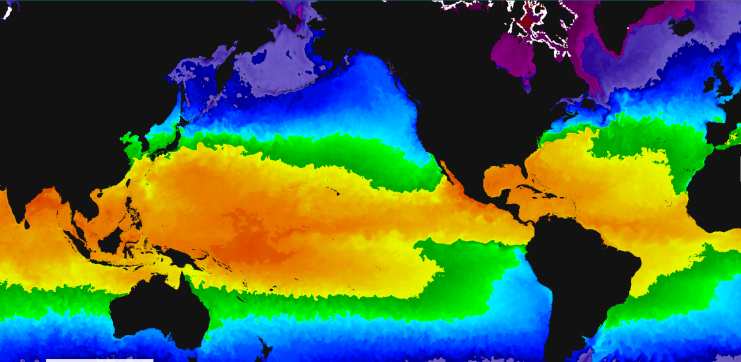
#> input picture data/tem2018.png, 1482 x 723 px, found by its file name (shown at 1/2 size)
$ python temTend.py
#> lines starting #> are read from the running program, lines starting #| are printed output that depends on the picture
from typing import Sized
import matplotlib.pyplot as plt
import cv2
import numpy as np

plt.rcParams['font.sans-serif']=['SimHei']
plt.rcParams['axes.unicode_minus'] = False

tem2018 = cv2.imread(r"D:/Program/reefStudy/data/tem2018.png",0)
#> tem2018: shape (723, 1482); min 0, max 255, mean 106.4
tem2019 = cv2.imread(r"D:/Program/reefStudy/data/tem2019.png",0)
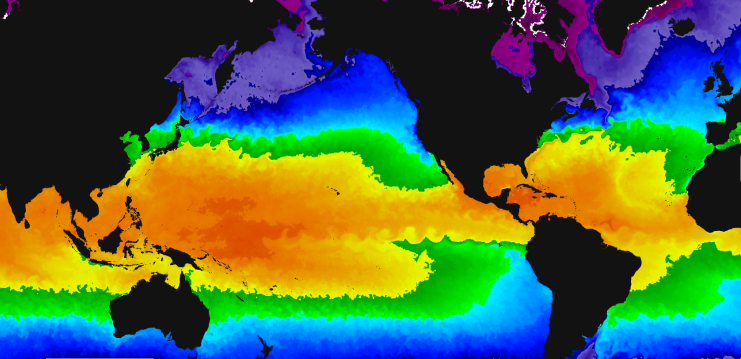
#> input picture data/tem2019.png, 1482 x 718 px, found by its file name (shown at 1/2 size)
#> tem2019: shape (718, 1482); min 0, max 255, mean 106.2
tem2020 = cv2.imread(r"D:/Program/reefStudy/data/tem2020.png",0)
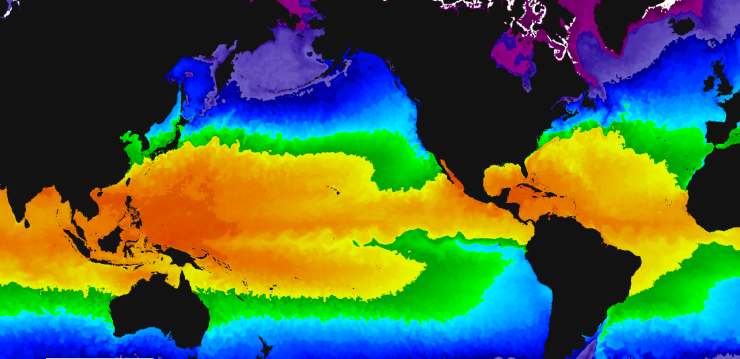
#> input picture data/tem2020.png, 1480 x 717 px, found by its file name (shown at 1/2 size)
#> tem2020: shape (717, 1480); min 0, max 255, mean 106.1
tem2021 = cv2.imread(r"D:/Program/reefStudy/data/tem2021.png",0)
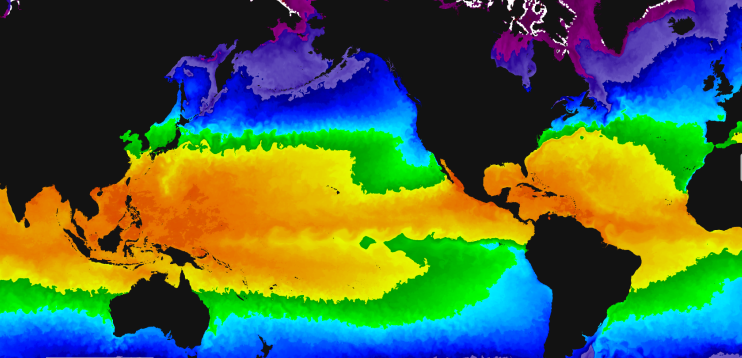
#> input picture data/tem2021.png, 1483 x 716 px, found by its file name (shown at 1/2 size)
#> tem2021: shape (716, 1483); min 0, max 255, mean 106.3

bleach = cv2.imread(r'D:/Program/reefStudy/data/bleachalertspot2018.jpg',0)
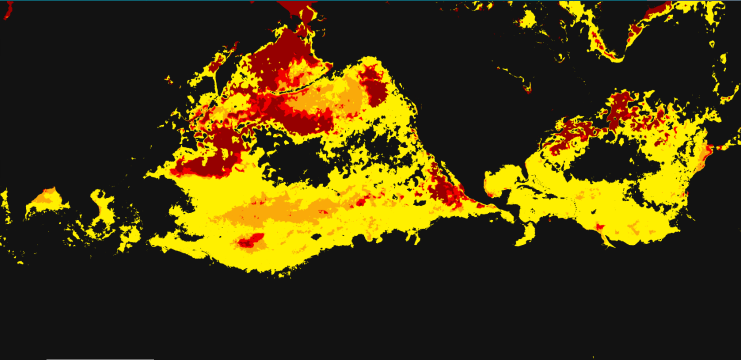
#> input picture data/bleachalertspot2018.jpg, 1481 x 720 px, found by its file name (shown at 1/2 size)
#> bleach: shape (720, 1481); min 0, max 232, mean 62.1

def calHist(img):
    # img = cv2.resize(img, (657, 398))
    img = cv2.calcHist([img], [0], None, [256], [25.0, 255.0])
    img = cv2.normalize(img, img, 0, 1, cv2.NORM_MINMAX, -1)
    return img

def delImg(img):
    img = cv2.resize(img, (657, 398))
    return img

# plt.subplot(2,1,1)
tem2020 = delImg(tem2020)
tem2019 = delImg(tem2019)
#> in delImg (call 2), `img = cv2.resize(img, (657, 398))`:
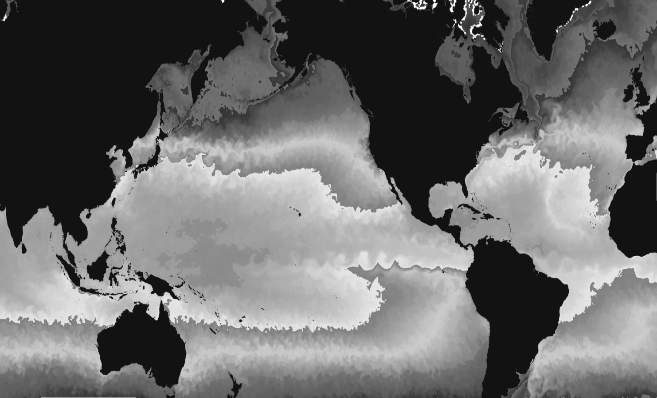
#> img: shape (398, 657); min 0, max 255, mean 106.2
bleach = delImg(bleach)
tmp = cv2.subtract(tem2020,tem2019)
plt.subplot(2,1,1)
plt.plot(calHist(tmp))
#> in calHist, `img = cv2.calcHist([img], [0], None, [256], [25.0, 255.0])`: img = 256 values, max 688 at index 0, min 0 at index 9, mean 51.11
#> in calHist, `img = cv2.normalize(img, img, 0, 1, cv2.NORM_MINMAX, -1)`: img = 256 values, max 1 at index 0, min 0 at index 9, mean 0.0743
plt.title("原始")
tmp = cv2.subtract(tmp,bleach)
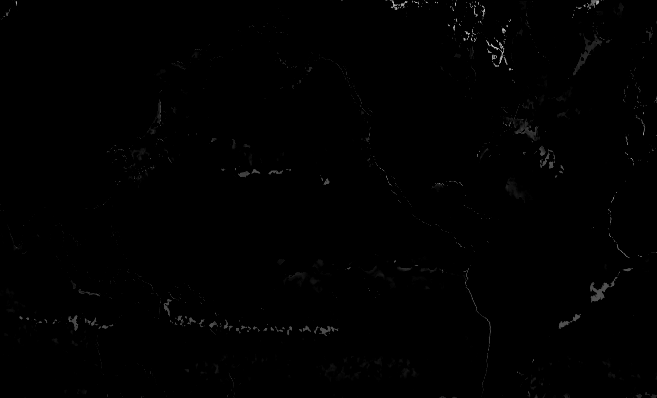
#> tmp: shape (398, 657); min 0, max 202, mean 0.9
plt.subplot(2,1,2)
plt.plot(calHist(tmp))
plt.title("叠加")
plt.show()
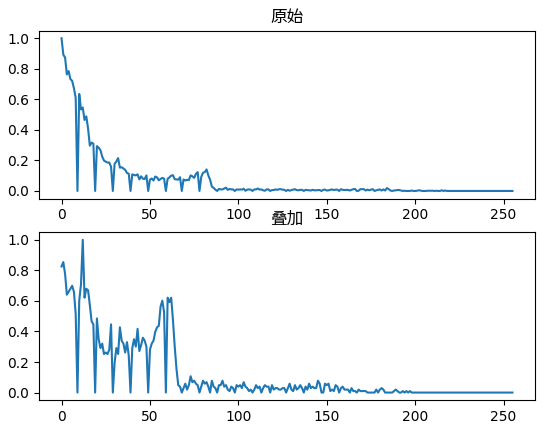
#> figure drawn by matplotlib, 2 panels; panel 1: curve peaks at x = 0, y = 1; panel 2: curve peaks at x = 12, y = 1
